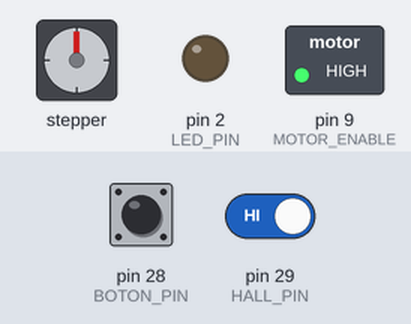
The sketch below on a simulated Arduino Mega 2560, built with avr-gcc and run on an emulated ATmega2560. Shown: stepper motor, switched loads named in the sketch (green lamp = pin HIGH), output pins drawn as LEDs (lit = HIGH). The inputs (shaded band) are chosen by the test bench; at power-on: pin 28 (BOTON_PIN) HIGH, pin 29 (HALL_PIN) HIGH. Stepper angles assume 1600 steps per turn; what the sketch prints to the serial monitor is not drawn.

Above: at 1.2 s.
1.3 s: pin 28 (BOTON_PIN) pulled LOW for 0.15 s
At 2.3 s:
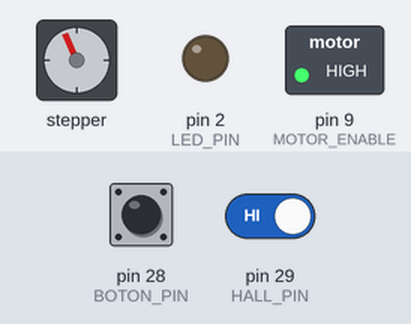
3.0 s: pin 28 (BOTON_PIN) pulled LOW for 1 s
5.5 s: pin 28 (BOTON_PIN) driven LOW and pin 29 (HALL_PIN) driven LOW
At 5.67 s:
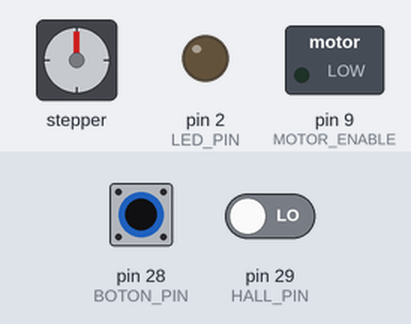
At 8.49 s:
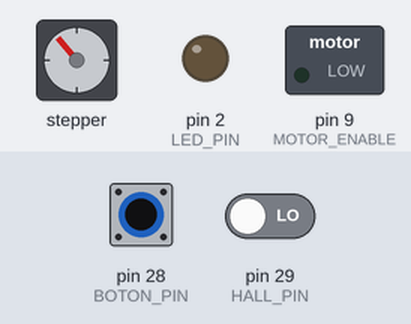
8.5 s: pin 28 (BOTON_PIN) driven HIGH
At 9.8 s:
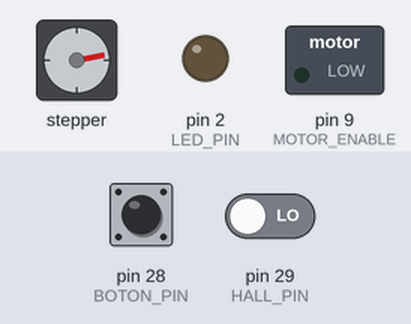
11.5 s: pin 29 (HALL_PIN) driven HIGH
14.5 s: pin 29 (HALL_PIN) driven LOW
Timing chart, 0 to 18.5 s (numbered marks = the images above; inputs shaded):
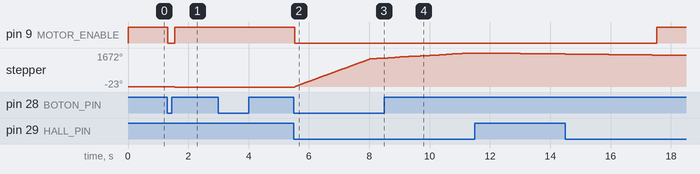

Measured:
- after the input at 1.3 s, pin 9 (MOTOR_ENABLE): HIGH → LOW at once, → HIGH 0.22 s later; stepper: turns 23° counter-clockwise in 0.20 s, starting after 0.05 s
- after the input at 3.0 s, every drawn part: stays the same
- after the input at 5.5 s, pin 9 (MOTOR_ENABLE): HIGH → LOW at once; stepper: keeps turning clockwise at about 488°/s, starting at once

The sketch:

STEPPER--Homing_linear.ino
```cpp
// ========================================================================
//             🔸 H O M I N G  —  L I N E A R  ( S C A R A ) 🔸
// ========================================================================
//  Archivo    : STEPPER--Homing_linear.ino
//  Autor      : Klaus Michalsky
//  Fecha      : Feb-2026
//
//  ESTADO
//  -----------------------------------------------------------------------
//  ✅ Funcional (optimizable)
// ========================================================================

#include <Arduino.h>
#include <AccelStepper.h>
#include <Bounce2.h>

//  DEFINICION DE PINES
//  -----------------------------------------------------------------------
#define MOTOR_ENABLE 9
#define MOTOR_DIR 10
#define MOTOR_STEP 11

#define HALL_PIN 29
#define LED_PIN 2
#define BOTON_PIN 28 // A0 Nano -> cambiar para el Pico

// PARAMETROS
//  -----------------------------------------------------------------------
const int MICROSTEPPING = 8;
const int REDUCCION = 1;
const int PASOS_POR_VUELTA_MOTOR = 200;

const float HOMING_VEL_RAPIDA = 4000.0;
const float HOMING_VEL_LENTA = 500.0;
const float HOMING_ACCEL = 1000.0;

const unsigned long HOMING_TIMEOUT = 12000; // 12 segundos

const long LIMITE_BUSQUEDA_CORTA = -100; // pasos máximos si arranca fuera del imán

int dir = 1; // dirección inicial

// OBJETOS
//  -----------------------------------------------------------------------
AccelStepper motor(AccelStepper::DRIVER, MOTOR_STEP, MOTOR_DIR);
Bounce debouncer;

// ESTADO DE HOMING
//  -----------------------------------------------------------------------
// A partir de ahora, existe un tipo llamado EstadoHoming
// que solo puede tomar uno de estos valores
// enum EstadoHoming { ... }	Definición de un tipo
// EstadoHoming	                El tipo de dato
// HOMING_INACTIVO, ...         Valores posibles del tipo EstadoHoming
// estadoHoming	                Variable de ese tipo
enum EstadoHoming
{
    HOMING_INACTIVO,
    HOMING_BUSCAR_FLANCO_DE_SALIDA,
    HOMING_BUSCAR_FLANCO_DE_ENTRADA,
    HOMING_MOVER_HASTA_REFERENCIA,
    HOMING_OK,
    HOMING_ERROR
};

// CONTROL Y VARIABLES DE HOMING
//  -----------------------------------------------------------------------
EstadoHoming estadoHoming = HOMING_INACTIVO; // estado inicial
unsigned long homingStartTime = 0;           // tiempo de inicio de homing

long referencia = 0;       // posición de homing
long flanco = 0;           // posición de salida del imán
long posicionDeInicio = 0; // posición al iniciar homing

bool homingFallo = false; // marca si hubo falla en homing

// =======================================================================
// SETUP
// =======================================================================
void setup()
{
    Serial.begin(115200);

    // setPinsInverted(bool directionInvert, bool stepInvert, bool enableInvert);
    // true significa que la señal se invierte lógicamente
    motor.setPinsInverted(false, false, false);

    pinMode(HALL_PIN, INPUT_PULLUP);
    pinMode(LED_PIN, OUTPUT);
    pinMode(MOTOR_ENABLE, OUTPUT);
    pinMode(BOTON_PIN, INPUT_PULLUP);

    digitalWrite(MOTOR_ENABLE, HIGH);
    digitalWrite(LED_PIN, LOW);

    debouncer.attach(BOTON_PIN);
    debouncer.interval(25);

    motor.setMaxSpeed(HOMING_VEL_RAPIDA);
    motor.setAcceleration(HOMING_ACCEL);

    Serial.println("Sistema listo. Presiona el botón para homing.");
}

// =======================================================================
// LOOP
// =======================================================================
void loop()
{
    debouncer.update();

    // 🔄 Reset de homingFallo al soltar el botón
    // fell() → el botón pasó de HIGH → LOW
    // rose() → el botón pasó de LOW → HIGH
    // ⚠️ Importante: por qué no resetear en fell()
    // Si lo hicieras al presionar:
    // podrías borrar el error sin intención
    // incluso mientras el botón sigue apretado
    // creando estados raros
    // 👉 Resetear al soltar es lo correcto.
    if (debouncer.rose() && homingFallo)
    {
        homingFallo = false;
        Serial.println("🔄 Homing reset");
    }
    // 🔒 si hay error latched, no hacemos nada
    if (homingFallo)
    {
        return;
    }
    // 🏠 Inicia homing al apretar el botón
    if (!homingFallo && debouncer.fell() && estadoHoming == HOMING_INACTIVO)
    {
        digitalWrite(MOTOR_ENABLE, LOW);
        digitalWrite(LED_PIN, LOW);
        Serial.println("🔹 Iniciando homing...");
        motor.setCurrentPosition(0);
        posicionDeInicio = motor.currentPosition();
        homingStartTime = millis(); // Guarda tiempo de inicio de homing al momento de presionar el botón
        bool imanPresente = !digitalRead(HALL_PIN);
        if (!imanPresente)
        {
            Serial.println("⚠️ Arranque fuera del imán (búsqueda limitada)");
        }
        estadoHoming = HOMING_BUSCAR_FLANCO_DE_SALIDA;
    }
    if (estadoHoming != HOMING_INACTIVO)
    {
        homingStep();
    }
}

// =======================================================================
// MAQUINA DE ESTADOS
// =======================================================================
void homingStep()
{
    // Invierte la logica del HAll (imán presente = LOW)
    bool imanPresente = !digitalRead(HALL_PIN);

    // ⏱️ Timeout de homing (si tiempo de homing excede el límite)
    if (millis() - homingStartTime > HOMING_TIMEOUT) //
    {
        estadoHoming = HOMING_ERROR;
    }

    switch (estadoHoming)
    {
    case HOMING_BUSCAR_FLANCO_DE_SALIDA:

        motor.setSpeed(HOMING_VEL_RAPIDA);
        motor.runSpeed();
        if (!imanPresente)
        {
            flanco = motor.currentPosition();
            Serial.print("Flanco de salida en: ");
            Serial.println(flanco);
            motor.moveTo(flanco + 500); // avanza 500 pasos para alejarse un poquito del imán
            estadoHoming = HOMING_BUSCAR_FLANCO_DE_ENTRADA;
        }
        break;

    case HOMING_BUSCAR_FLANCO_DE_ENTRADA:
        motor.setSpeed(-HOMING_VEL_LENTA);
        motor.runSpeed();
        if (imanPresente)
        {
            flanco = motor.currentPosition();
            Serial.print("Flanco de entrada en: ");
            Serial.println(flanco);
            estadoHoming = HOMING_MOVER_HASTA_REFERENCIA;
        }
        // Probar esto:
        else if (motor.currentPosition() <= LIMITE_BUSQUEDA_CORTA)
        {
            Serial.println("⚠️ Homing error: límite de búsqueda corta alcanzado");
            estadoHoming = HOMING_ERROR;
        }
        break;

    case HOMING_MOVER_HASTA_REFERENCIA:
        motor.setSpeed(-HOMING_VEL_LENTA);
        motor.runSpeed();

        if (motor.currentPosition() <= flanco - 500)
        {
            motor.stop();
            motor.setCurrentPosition(0); // ESTE es el cero (referencia)
            estadoHoming = HOMING_OK;
            digitalWrite(MOTOR_ENABLE, HIGH);
        }
        break;

    case HOMING_OK:
        Serial.println("✅ Homing OK. Referencia = 0");
        digitalWrite(LED_PIN, HIGH);
        estadoHoming = HOMING_INACTIVO;
        digitalWrite(MOTOR_ENABLE, HIGH);
        break;

    case HOMING_ERROR:
        Serial.println("❌ ERROR de homing");
        digitalWrite(MOTOR_ENABLE, HIGH);
        homingFallo = true;               // marca la falla
        estadoHoming = HOMING_INACTIVO;   // vuelve a IDLE
        break;

    default:
        break;
    }
}
```
